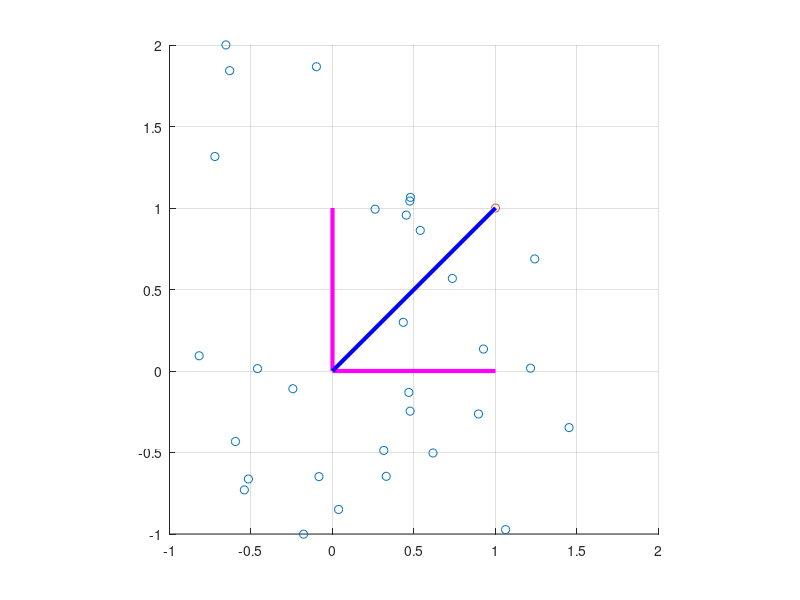

Reproduce this figure in MATLAB.
% LS geometry
% use the "rotate" tool on the Matlab plot
% to visualize the span of A cols (magenta) and
% orthogonality of the residual (dashed)
% b vector in blue, bhat = A*xhat in green

clear
close all

% define A and b
A = [1 0;0 1;0 0];
b = [1 1 1]';


% plot columns in A and b
hold on
a1 = [0 0 0;A(1,1) A(2,1) A(3,1)];
t=plot3(a1(:,1),a1(:,2),a1(:,3),'m');
set(t,'linewidth',3)
a2 = [0 0 0;A(1,2) A(2,2) A(3,2)];
t=plot3(a2(:,1),a2(:,2),a2(:,3),'m');
set(t,'linewidth',3)
bv = [0 0 0;b(1) b(2) b(3)];
t=plot3(bv(:,1),bv(:,2),bv(:,3),'b');
set(t,'linewidth',3)
axis([-1 2 -1 2 -1 2])
axis square
grid
pause

% generate and plot 50 points that are random
% linear combinations of the columns in A
n=50;
X = A*randn(2,n);
scatter3(X(1,:),X(2,:),X(3,:),'k.')
pause

% computer LS solution to min ||b-Ax||
xhat = inv(A'*A)*A'*b;
bhat = A*xhat;

r = [bhat(1) bhat(2) bhat(3);b(1) b(2) b(3)];
t=plot3(r(:,1),r(:,2),r(:,3),'k:','linewidth',.1);
set(t,'linewidth',3)
scatter3(bhat(1),bhat(2),bhat(3),'bo')
pause

% plot A*xhat
bhatv = [0 0 0;bhat(1) bhat(2) bhat(3)];
t=plot3(bhatv(:,1),bhatv(:,2),bhatv(:,3),'g');
set(t,'linewidth',3)

